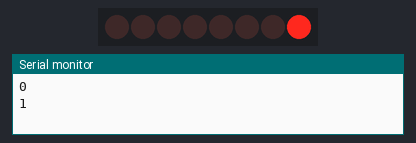
This sketch was run on a simulated Arduino Uno, built with avr-gcc and run on an emulated ATmega328P. Parts: 8 shift-register outputs drawn as a row of LEDs (first output left, lit = HIGH), the last lines printed to the serial monitor. Wiring (inferred from the names in the program): shift register (74HC595): data pin 11; shift clock pin 12; latch pin 8. Wiring (inferred from the signals the program sends): row of LEDs: on Q0, Q1, Q2, Q3, Q4, Q5, Q6, Q7.

Above: at 0.6 s.
At 5.1 s:
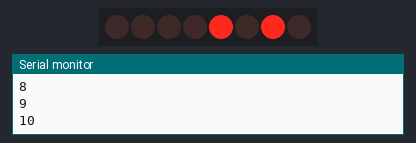
At 10.1 s:
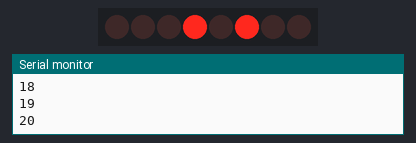
At 19.6 s:
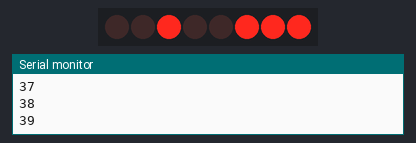
At 29.1 s:
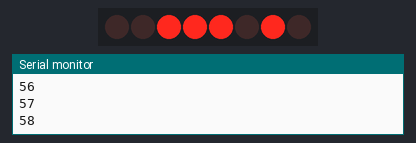
At 39.1 s:
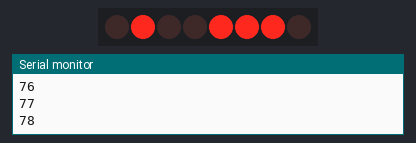
Timing chart, 0 to 40.0 s (numbered marks = the images above):
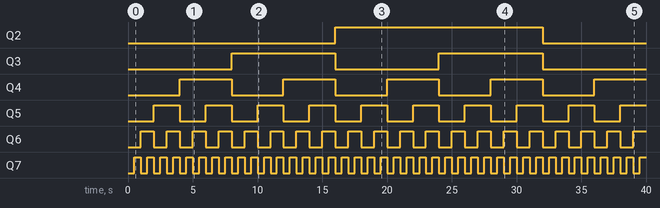

Measured:
- by itself, Q2: LOW → HIGH at 16.0 s, → LOW 16.0 s later
- by itself, Q3: alternates HIGH for 8.0 s and LOW for 8.0 s
- by itself, Q4: alternates HIGH for 4.0 s and LOW for 4.0 s
- by itself, Q5: alternates HIGH for 2.0 s and LOW for 2.0 s
- by itself, Q6: alternates HIGH for 1.0 s and LOW for 1.0 s
- by itself, Q7: alternates HIGH for 0.50 s and LOW for 0.50 s

The sketch:

shiftreg.ino
```cpp
//**************************************************************//
//  Name    : shiftOutCode, Hello World
//  Author  : Carlyn Maw,Tom Igoe, David A. Mellis
//  Date    : 25 Oct, 2006
//  Modified: 23 Mar 2010
//  Version : 2.0
//  Notes   : Code for using a 74HC595 Shift Register           //
//          : to count from 0 to 255
//****************************************************************

//Pin connected to ST_CP of 74HC595
int latchPin = 8;
//Pin connected to SH_CP of 74HC595
int clockPin = 12;
////Pin connected to DS of 74HC595
int dataPin = 11;


void setup() {
  //set pins to output so you can control the shift register
  pinMode(latchPin, OUTPUT);
  pinMode(clockPin, OUTPUT);
  pinMode(dataPin, OUTPUT);
  Serial.begin(9600);
}

void loop() {
  // count from 0 to 255 and display the number
  // on the LEDs
  for (int numberToDisplay = 0; numberToDisplay < 256; numberToDisplay++) {
    // take the latchPin low so
    // the LEDs don't change while you're sending in bits:
    Serial.println(numberToDisplay);
    digitalWrite(latchPin, LOW);
    // shift out the bits:
    shiftOut(dataPin, clockPin, LSBFIRST, numberToDisplay);

    //take the latch pin high so the LEDs will light up:
    digitalWrite(latchPin, HIGH);
    // pause before next value:
    delay(500);
  }
}
```
